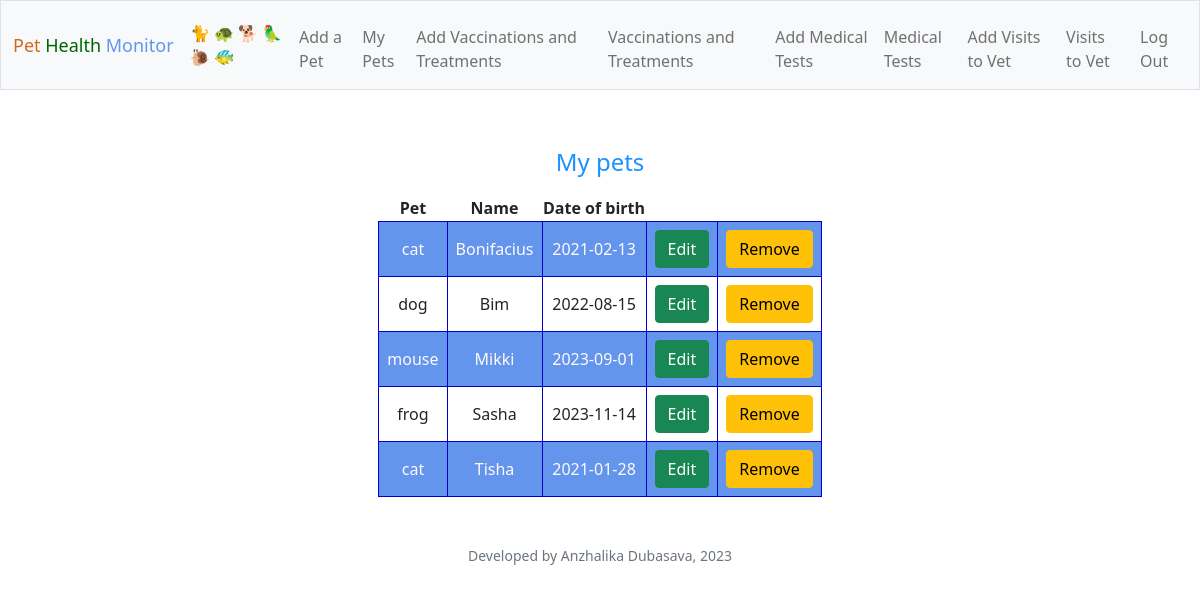
The page /pets (signed in) on the database its author committed.
### tables this page shows
CREATE TABLE pets (user_id INTEGER, pet_id INTEGER PRIMARY KEY AUTOINCREMENT NOT NULL, type TEXT NOT NULL, name TEXT NOT NULL, date_of_birth DATE, FOREIGN KEY(user_id) REFERENCES users(id));

### app.py (the view)
@app.route("/pets")
@login_required
def pets():
    pets = db.execute(
        "SELECT * FROM pets WHERE user_id = ?",
        session["user_id"],
    )
    if len(pets) < 1:
        info = "You have no pets yet! Start from adding a pet!"
        return render_template("add.html", info=info)
    return render_template("pets.html", pets=pets)

### app.py (called while the page is built)
@app.after_request
def after_request(response):
    response.headers["Cache-Control"] = "no-cache, no-store, must-revalidate"
    response.headers["Expires"] = 0
    response.headers["Pragma"] = "no-cache"
    return response

### helpers.py (called while the page is built)
def login_required(f):
    @wraps(f)
    def decorated_function(*args, **kwargs):
        if session.get("user_id") is None:
            return redirect("/login")
        return f(*args, **kwargs)
    return decorated_function

### templates/pets.html (shortened to what this page needs)
{% extends "layout.html" %}
{% block main %}
   <h4>My pets</h4>
   <table>
    <thead>
        <tr>
            <th>Pet</th>
            <th>Name</th>
            <th>Date of birth</th>
        </tr>
    </thead>
    <tbody>
        {% for pet in pets %}
        <tr id="abc">
            <td>{{ pet.type }}</td>
            <td>{{ pet.name }}</td>
            <td>{{ pet.date_of_birth }}</td>
            <td>
                <form action="/edit" method="post">
                    <button class="btn btn-success" type="submit">Edit</button>
                </form>
            </td>
            <td>
                <form action="/remove" method="post" onsubmit="return confirm('Are you sure you wish to delete? You can\'t undo this action!');">
                    <button class="btn btn-warning" type="submit">Remove</button>
                </form>
            </td>
        </tr>
        {% endfor %}
    </tbody>
</table>
{% endblock %}

### static/style.css (style rules this page uses)
table { margin: auto; white-space: nowrap; }
td { border: 0.5px solid #0000CD; padding: 8px; }
h4 { padding: 10px; color: #1E90FF; }
#abc:nth-child(odd) { background-color : #6495ED; color: #FFFAFA; border: 0.5px solid #6495ED; }
#abc:nth-child(even) { border: 0.5px solid #6495ED; }

### rows shown on the page
pets: type "cat", name "Bonifacius", date_of_birth "2021-02-13"
pets: type "dog", name "Bim", date_of_birth "2022-08-15"
pets: type "mouse", name "Mikki", date_of_birth "2023-09-01"
pets: type "frog", name "Sasha", date_of_birth "2023-11-14"
pets: type "cat", name "Tisha", date_of_birth "2021-01-28"
